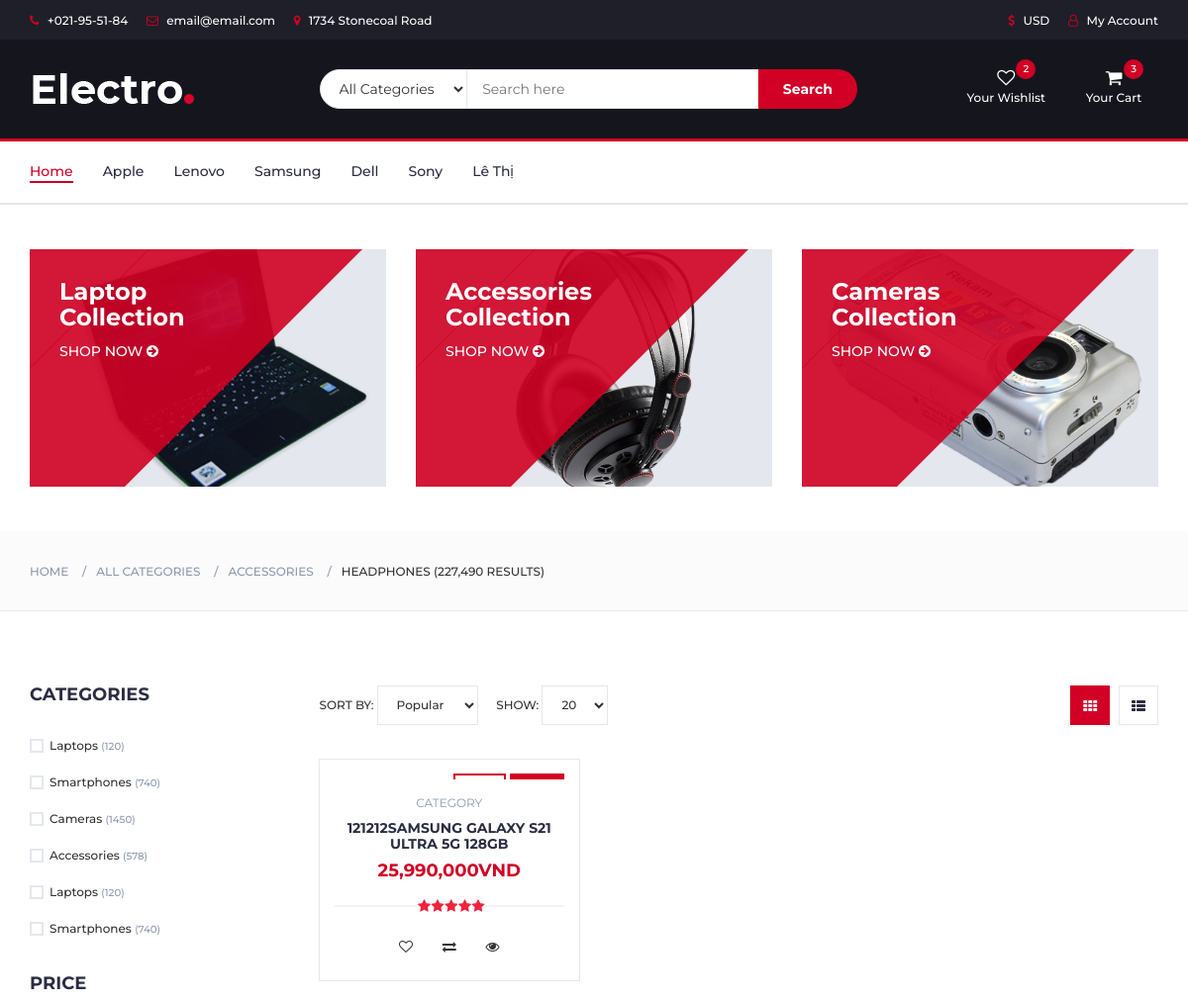
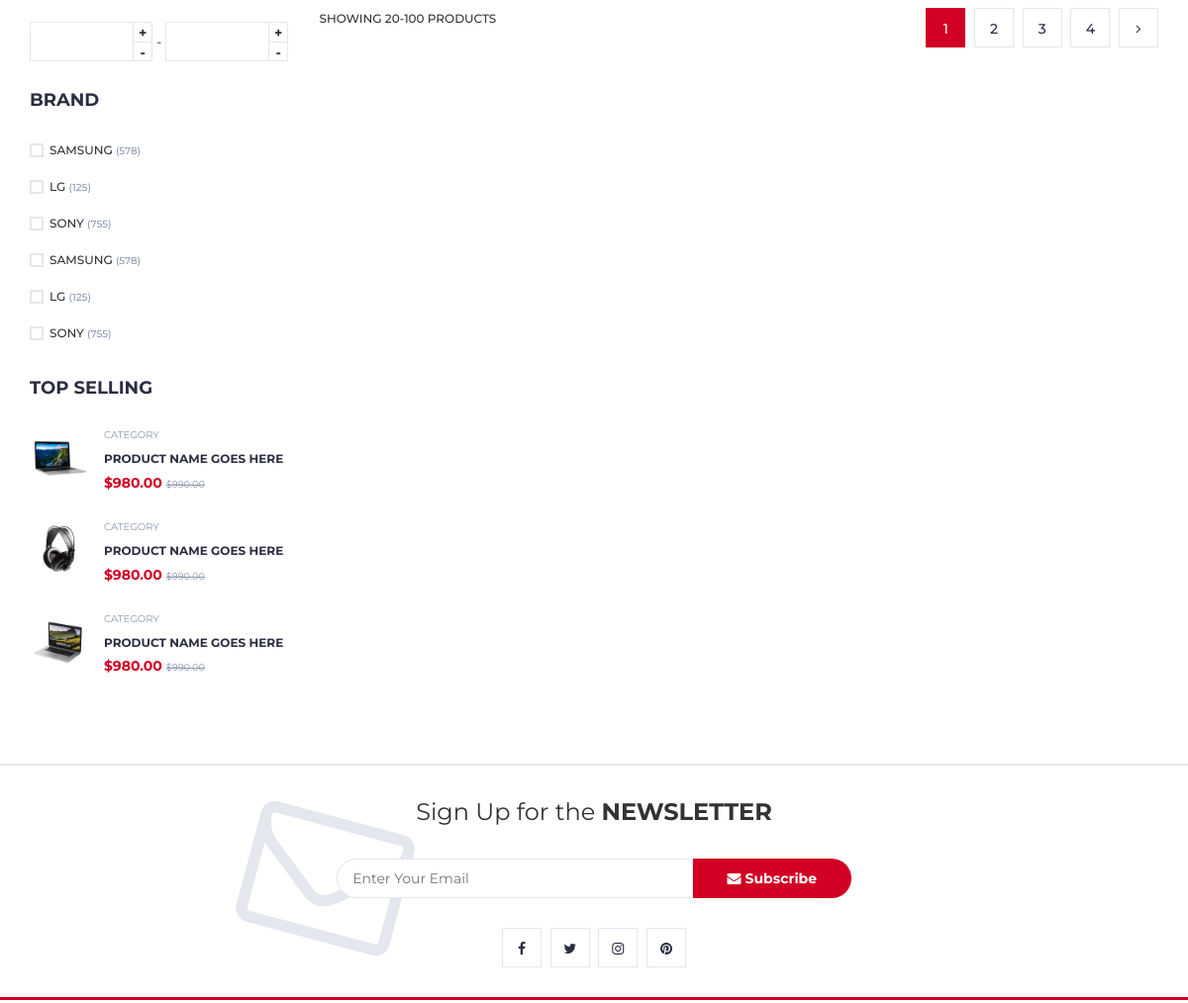
/result.php?keyword=121212Samsung Galaxy S21 Ultra 5G 128GB, run on the app's committed database (2 pictures, top to bottom).
### tables this page shows
CREATE TABLE IF NOT EXISTS `manufactures` (
  `manu_id` int(11) NOT NULL AUTO_INCREMENT,
  `manu_name` varchar(100) NOT NULL,
  PRIMARY KEY (`manu_id`)
);

CREATE TABLE IF NOT EXISTS `products` (
  `id` int(11) NOT NULL AUTO_INCREMENT,
  `name` varchar(100) NOT NULL,
  `manu_id` int(10) NOT NULL,
  `type_id` int(10) NOT NULL,
  `price` int(20) DEFAULT NULL,
  `image` varchar(150) NOT NULL,
  `description` text,
  `feature` tinyint(4) DEFAULT NULL,
  `created_at` timestamp NULL DEFAULT NULL,
  PRIMARY KEY (`id`)
);

### models/db.php (called while the page is built)
<?php
class Db
{
    public static $connection;
    public function __construct()
    {
        if (!self::$connection) {
            self::$connection = new mysqli(DB_HOST, DB_USER, DB_PASSWORD, DB_NAME, PORT);
            self::$connection->set_charset(DB_CHARSET);
        }
        return self::$connection;
    }
}

### models/manufacture.php (called while the page is built, shortened)
<?php
class Manufacture extends Db{
    public function getAllManu(){
        $sql = self::$connection->prepare("SELECT * FROM manufactures");
        $sql->execute();
        $items = $sql->get_result()->fetch_all(MYSQLI_ASSOC);
        return $items;
    }
}
 ?>

### models/product.php (called while the page is built, shortened)
<?php
class Product extends Db
{
    public function search($keyword)
    {
        $sql = self::$connection->prepare("SELECT * FROM products WHERE `name` like ?");
        $keyword = "%$keyword%";
        $sql->bind_param("s", $keyword);
        $sql->execute();
        $items = $sql->get_result()->fetch_all(MYSQLI_ASSOC);
        return $items;
    }
}

### result.php (the view, shortened to what this page needs)
<?php
require "models/db.php";
require "models/product.php";
$product = new Product;
include "header.php"
?>
		<div id="breadcrumb" class="section">
			<div class="container">
				<div class="row">
					<div class="col-md-12">
						<ul class="breadcrumb-tree">
							<li><a href="#">Home</a></li>
							<li><a href="#">All Categories</a></li>
							<li><a href="#">Accessories</a></li>
							<li class="active">Headphones (227,490 Results)</li>
						</ul>
					</div>
				</div>
			</div>
		</div>
		<div class="section">
			<div class="container">
				<div class="row">
					<div id="aside" class="col-md-3">
						<div class="aside">
							<h3 class="aside-title">Categories</h3>
							<div class="checkbox-filter">
								<div class="input-checkbox">
									<label for="category-1">
										<span></span>
										Laptops
										<small>(120)</small>
									</label>
								</div>
								<div class="input-checkbox">
									<label for="category-2">
										<span></span>
										Smartphones
										<small>(740)</small>
									</label>
								</div>
								<div class="input-checkbox">
									<label for="category-3">
										<span></span>
										Cameras
										<small>(1450)</small>
									</label>
								</div>
								<div class="input-checkbox">
									<label for="category-4">
										<span></span>
										Accessories
										<small>(578)</small>
									</label>
								</div>
								<div class="input-checkbox">
									<label for="category-5">
										<span></span>
										Laptops
										<small>(120)</small>
									</label>
								</div>
								<div class="input-checkbox">
									<label for="category-6">
										<span></span>
										Smartphones
										<small>(740)</small>
									</label>
								</div>
							</div>
						</div>
						<div class="aside">
							<h3 class="aside-title">Price</h3>
							<div class="price-filter">
								<div class="input-number price-min">
									<input id="price-min" type="number">
									<span class="qty-up">+</span>
									<span class="qty-down">-</span>
								</div>
								<span>-</span>
								<div class="input-number price-max">
									<input id="price-max" type="number">
									<span class="qty-up">+</span>
									<span class="qty-down">-</span>
								</div>
							</div>
						</div>
						<div class="aside">
							<h3 class="aside-title">Brand</h3>
							<div class="checkbox-filter">
								<div class="input-checkbox">
									<label for="brand-1">
										<span></span>
										SAMSUNG
										<small>(578)</small>
									</label>
								</div>
								<div class="input-checkbox">
									<label for="brand-2">
										<span></span>
										LG
										<small>(125)</small>
									</label>
								</div>
								<div class="input-checkbox">
									<label for="brand-3">
										<span></span>
										SONY
										<small>(755)</small>
									</label>
								</div>
								<div class="input-checkbox">
									<label for="brand-4">
										<span></span>
										SAMSUNG
										<small>(578)</small>
									</label>
								</div>
								<div class="input-checkbox">
									<label for="brand-5">
										<span></span>
										LG
										<small>(125)</small>
									</label>
								</div>
								<div class="input-checkbox">
									<label for="brand-6">
										<span></span>
										SONY
										<small>(755)</small>
									</label>
								</div>
							</div>
						</div>
						<div class="aside">
							<h3 class="aside-title">Top selling</h3>
							<div class="product-widget">
								<div class="product-img">
									<img src="./img/product01.png" alt="">
								</div>
								<div class="product-body">
									<p class="product-category">Category</p>
									<h3 class="product-name"><a href="#">product name goes here</a></h3>
									<h4 class="product-price">$980.00 <del class="product-old-price">$990.00</del></h4>
								</div>
							</div>
							<div class="product-widget">
								<div class="product-img">
									<img src="./img/product02.png" alt="">
								</div>
								<div class="product-body">
									<p class="product-category">Category</p>
									<h3 class="product-name"><a href="#">product name goes here</a></h3>
									<h4 class="product-price">$980.00 <del class="product-old-price">$990.00</del></h4>
								</div>
							</div>
							<div class="product-widget">
								<div class="product-img">
									<img src="./img/product03.png" alt="">
								</div>
								<div class="product-body">
									<p class="product-category">Category</p>
									<h3 class="product-name"><a href="#">product name goes here</a></h3>
									<h4 class="product-price">$980.00 <del class="product-old-price">$990.00</del></h4>
								</div>
							</div>
						</div>
					</div>
					<div id="store" class="col-md-9">
						<div class="store-filter clearfix">
							<div class="store-sort">
								<label>
									Sort By:
									<select class="input-select">
										<option value="0">Popular</option>
									</select>
								</label>
								<label>
									Show:
									<select class="input-select">
										<option value="0">20</option>
									</select>
								</label>
							</div>
							<ul class="store-grid">
								<li class="active"><i class="fa fa-th"></i></li>
								<li><a href="#"><i class="fa fa-th-list"></i></a></li>
							</ul>
						</div>
						<div class="row">
							<?php if(isset($_GET['keyword']))
							{
								$keyword = $_GET['keyword'];
								$search = $product->search($keyword);
							}
							foreach($search as $value):
							?>
							<div class="col-md-4 col-xs-6">
								<div class="product">
									<div class="product-img">
										<div class="product-label">
											<span class="sale">-30%</span>
											<span class="new">NEW</span>
										</div>
									</div>
									<div class="product-body">
										<p class="product-category">Category</p>
										<h3 class="product-name"><a href="#"><?php echo $value['name'] ?></a></h3>
										<h4 class="product-price"><?php echo number_format($value['price'])?>VND</del></h4>
										<div class="product-rating">
											<i class="fa fa-star"></i>
											<i class="fa fa-star"></i>
											<i class="fa fa-star"></i>
											<i class="fa fa-star"></i>
											<i class="fa fa-star"></i>
										</div>
										<div class="product-btns">
											<button class="add-to-wishlist"><i class="fa fa-heart-o"></i><span class="tooltipp">add to wishlist</span></button>
											<button class="add-to-compare"><i class="fa fa-exchange"></i><span class="tooltipp">add to compare</span></button>
											<button class="quick-view"><i class="fa fa-eye"></i><span class="tooltipp">quick view</span></button>
										</div>
									</div>
									<div class="add-to-cart">
										<button class="add-to-cart-btn"><i class="fa fa-shopping-cart"></i> add to cart</button>
									</div>
								</div>
							</div>
							<?php endforeach ?>
						</div>
						<div class="store-filter clearfix">
							<span class="store-qty">Showing 20-100 products</span>
							<ul class="store-pagination">
								<li class="active">1</li>
								<li><a href="#">2</a></li>
								<li><a href="#">3</a></li>
								<li><a href="#">4</a></li>
								<li><a href="#"><i class="fa fa-angle-right"></i></a></li>
							</ul>
						</div>
					</div>
				</div>
			</div>
		</div>
		<div id="newsletter" class="section">
			<div class="container">
				<div class="row">
					<div class="col-md-12">
						<div class="newsletter">
							<p>Sign Up for the <strong>NEWSLETTER</strong></p>
							<form>
								<input class="input" type="email" placeholder="Enter Your Email">
								<button class="newsletter-btn"><i class="fa fa-envelope"></i> Subscribe</button>
							</form>
							<ul class="newsletter-follow">
								<li>
									<a href="#"><i class="fa fa-facebook"></i></a>
								</li>
								<li>
									<a href="#"><i class="fa fa-twitter"></i></a>
								</li>
								<li>
									<a href="#"><i class="fa fa-instagram"></i></a>
								</li>
								<li>
									<a href="#"><i class="fa fa-pinterest"></i></a>
								</li>
							</ul>
						</div>
					</div>
				</div>
			</div>
		</div>

### header.php (shortened to what this page needs)
<?php
require "models/manufacture.php";
$manu = new Manufacture;
$getAllManu = $manu->getAllManu();
?>
<!DOCTYPE html>
<html lang="en">
	<head>
		<link type="text/css" rel="stylesheet" href="css/bootstrap.min.css"/>
		<link type="text/css" rel="stylesheet" href="css/slick.css"/>
		<link type="text/css" rel="stylesheet" href="css/slick-theme.css"/>
		<link type="text/css" rel="stylesheet" href="css/nouislider.min.css"/>
		<link rel="stylesheet" href="css/font-awesome.min.css">
		<link type="text/css" rel="stylesheet" href="css/style.css"/>
    </head>
	<body>
		<header>
			<div id="top-header">
				<div class="container">
					<ul class="header-links pull-left">
						<li><a href="#"><i class="fa fa-phone"></i> +021-95-51-84</a></li>
						<li><a href="#"><i class="fa fa-envelope-o"></i> email@email.com</a></li>
						<li><a href="#"><i class="fa fa-map-marker"></i> 1734 Stonecoal Road</a></li>
					</ul>
					<ul class="header-links pull-right">
						<li><a href="#"><i class="fa fa-dollar"></i> USD</a></li>
						<li><a href="#"><i class="fa fa-user-o"></i> My Account</a></li>
					</ul>
				</div>
			</div>
			<div id="header">
				<div class="container">
					<div class="row">
						<div class="col-md-3">
							<div class="header-logo">
								<a href="#" class="logo">
									<img src="./img/logo.png" alt="">
								</a>
							</div>
						</div>
						<div class="col-md-6">
							<div class="header-search">
								<form method="get" action="result.php">
									<select class="input-select">
										<option value="0">All Categories</option>
									</select>
									<input class="input" placeholder="Search here" name="keyword">
									<button type="submit" class="search-btn">Search</button>
								</form>
							</div>
						</div>
						<div class="col-md-3 clearfix">
							<div class="header-ctn">
								<div>
									<a href="#">
										<i class="fa fa-heart-o"></i>
										<span>Your Wishlist</span>
										<div class="qty">2</div>
									</a>
								</div>
								<div class="dropdown">
									<a class="dropdown-toggle" data-toggle="dropdown" aria-expanded="true">
										<i class="fa fa-shopping-cart"></i>
										<span>Your Cart</span>
										<div class="qty">3</div>
									</a>
								</div>
							</div>
						</div>
					</div>
				</div>
			</div>
		</header>
		<nav id="navigation">
			<div class="container">
				<div id="responsive-nav">
					<ul class="main-nav nav navbar-nav">
						<li class="active"><a href="index.php">Home</a></li>
						<?php foreach($getAllManu as $value): ?>
						<li><a href="product.php?manu_id=<?php echo $value['manu_id']?>"><?php echo $value['manu_name']?></a></li>
						<?php endforeach ?>
					</ul>
				</div>
			</div>
		</nav>
		<div class="section">
			<div class="container">
				<div class="row">
					<div class="col-md-4 col-xs-6">
						<div class="shop">
							<div class="shop-img">
								<img src="./img/shop01.png" alt="">
							</div>
							<div class="shop-body">
								<h3>Laptop<br>Collection</h3>
								<a href="#" class="cta-btn">Shop now <i class="fa fa-arrow-circle-right"></i></a>
							</div>
						</div>
					</div>
					<div class="col-md-4 col-xs-6">
						<div class="shop">
							<div class="shop-img">
								<img src="./img/shop03.png" alt="">
							</div>
							<div class="shop-body">
								<h3>Accessories<br>Collection</h3>
								<a href="#" class="cta-btn">Shop now <i class="fa fa-arrow-circle-right"></i></a>
							</div>
						</div>
					</div>
					<div class="col-md-4 col-xs-6">
						<div class="shop">
							<div class="shop-img">
								<img src="./img/shop02.png" alt="">
							</div>
							<div class="shop-body">
								<h3>Cameras<br>Collection</h3>
								<a href="#" class="cta-btn">Shop now <i class="fa fa-arrow-circle-right"></i></a>
							</div>
						</div>
					</div>
				</div>
			</div>
		</div>

### data on the page
manufactures: manu_name "Apple"
manufactures: manu_name "Lenovo"
manufactures: manu_name "Samsung"
manufactures: manu_name "Dell"
manufactures: manu_name "Sony"
manufactures: manu_name "Lê Thị"
products: name "121212SAMSUNG GALAXY S21 ULTRA 5G 128GB", price "25,990,000"
